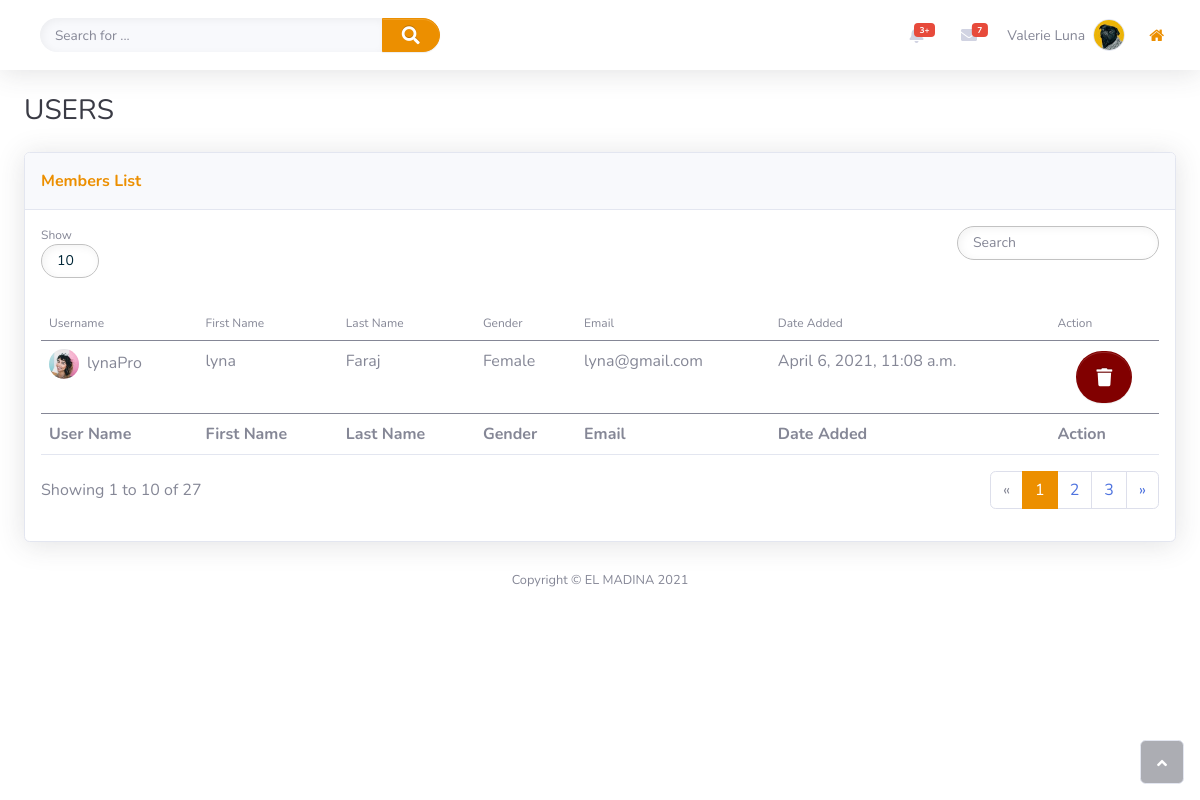
Before: /membersList/ with the older database file.
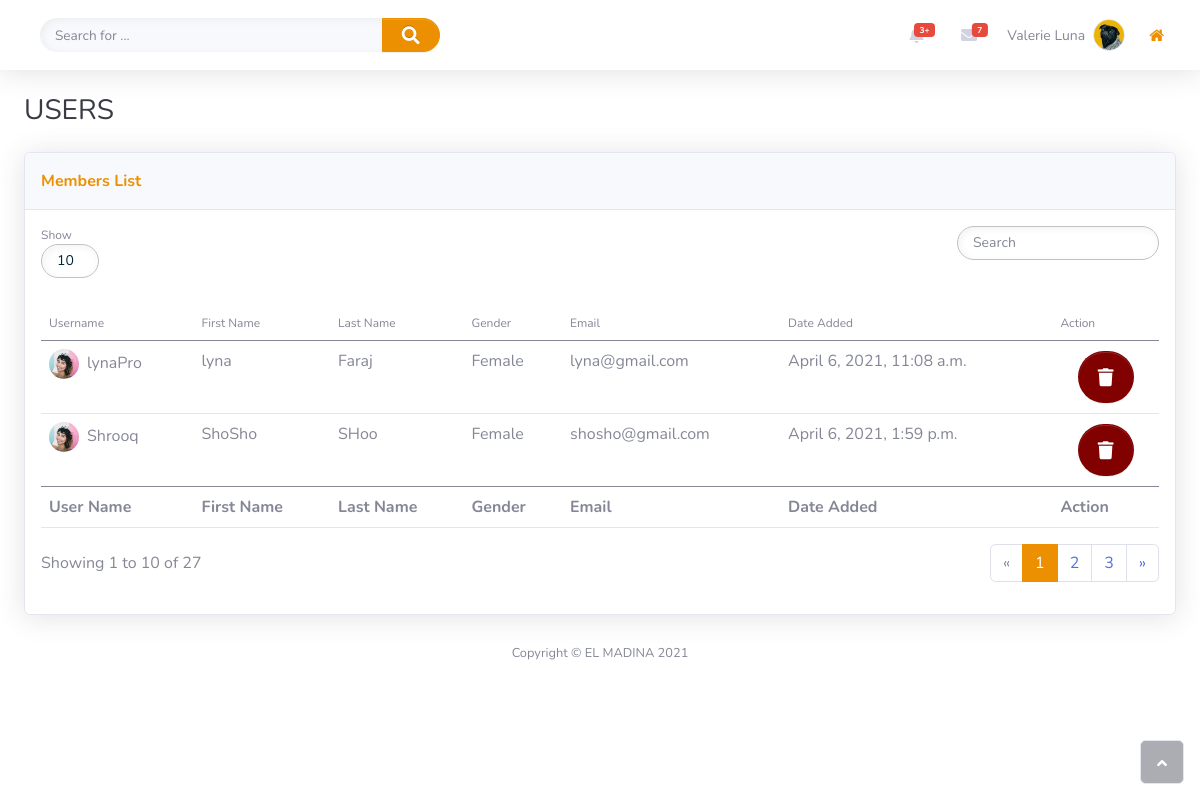
After: the same page with the newer database file.
### management_side/models.py (models this page shows, shortened)
class Member(models.Model):
    GENDER=(('Female','Female'),('Male','Male'))
    username= models.CharField(max_length=50,null=True)
    first_name= models.CharField(max_length=50,null=True)
    last_name= models.CharField(max_length=50,null=True)
    gender= models.CharField(max_length=50,null=True,choices=GENDER)
    email= models.CharField( max_length=50,null=True)
    city= models.CharField( max_length=50,null=True)
    country= models.CharField( max_length=50,null=True)
    address= models.CharField( max_length=50,null=True)
    date_created= models.DateTimeField(auto_now=False, auto_now_add=True)

### management_side/views.py (the view)
# urls.py: path('membersList/',views.membersList,name="membersList"),
def membersList(request):
    member=Member.objects.all()
    return render(request,'admin/membersList.html',{'member':member})

### management_side/templates/admin/membersList.html (shortened to what this page needs)
{%extends 'admin/main.html'%}
{% load static %}
{% block content%}
    <div class="d-flex flex-column" id="content-wrapper">
        <div id="content">
            {%include 'admin/navbar.html'%}
            <div class="container-fluid">
                <h3 class="text-dark mb-4">USERS</h3>
                <div class="card shadow">
                    <div class="card-header py-3">
                        <p class="text-primary m-0 fw-bold" style="color: #ec8f00 !important;">Members List</p>
                    </div>
                    <div class="card-body">
                        <div class="row">
                            <div class="col-md-6 text-nowrap">
                                <div id="dataTable_length" class="dataTables_length" aria-controls="dataTable"><label class="form-label">Show&nbsp;<select class="form-control form-control-sm custom-select custom-select-sm">
                                            <option value="10" selected="">10</option>
                                        </select>&nbsp;</label></div>
                            </div>
                            <div class="col-md-6">
                                <div class="text-md-end dataTables_filter" id="dataTable_filter"><label class="form-label"><input type="search" class="form-control form-control-sm" aria-controls="dataTable" placeholder="Search"></label></div>
                            </div>
                        </div>
                        <div class="table-responsive table mt-2" id="dataTable" role="grid" aria-describedby="dataTable_info">
                            <table class="table my-0" id="dataTable">
                                <thead>
                                    <tr>
                                        <th>Username</th>
                                        <th>First Name</th>
                                        <th>Last Name</th>
                                        <th>Gender</th>
                                        <th>Email</th>
                                        <th>Date Added</th>
                                        <th>Action</th>
                                    </tr>
                                </thead>
                                <tbody>
                                    {%for item in member%}
                                    <tr>
                                        <td><a href="{% url 'profileMember' item.id%}"><img class="rounded-circle me-2" width="30" height="30"  src="{%static 'img/avatars/avatar1.jpeg'%}"></a>{{item.username}}</td>
                                        <td>{{item.first_name}}</td>
                                        <td>{{item.last_name}}</td>
                                        <td>{{item.gender}}</td>
                                        <td>{{item.email}}</td>
                                        <td>{{item.date_created}}</td>
                                        <td class="text-center"><a class="btn btn-danger" role="button" style="margin: 2px;background: #810000;"><i class="fas fa-trash"></i></a></td>
                                    </tr>
                                    {% endfor%}
                                </tbody>
                                <tfoot>
                                    <tr>
                                        <td><strong>User Name</strong></td>
                                        <td><strong>First Name</strong></td>
                                        <td><strong>Last Name</strong></td>
                                        <td><strong>Gender</strong></td>
                                        <td><strong>Email</strong></td>
                                        <td><strong>Date Added</strong></td>
                                        <td><strong>Action</strong></td>
                                    </tr>
                                </tfoot>
                            </table>
                        </div>
                        <div class="row">
                            <div class="col-md-6 align-self-center">
                                <p id="dataTable_info" class="dataTables_info" role="status" aria-live="polite">Showing 1 to 10 of 27</p>
                            </div>
                            <div class="col-md-6">
                                <nav class="d-lg-flex justify-content-lg-end dataTables_paginate paging_simple_numbers">
                                    <ul class="pagination">
                                        <li class="page-item disabled"><a class="page-link" href="#" aria-label="Previous"><span aria-hidden="true">«</span></a></li>
                                        <li class="page-item active"><a class="page-link" href="#">1</a></li>
                                        <li class="page-item" style="color: var(--red);"><a class="page-link" href="#">2</a></li>
                                        <li class="page-item"><a class="page-link" href="#">3</a></li>
                                        <li class="page-item" style="border-color: #ec8f00 !important;"><a class="page-link" href="#" aria-label="Next"><span aria-hidden="true">»</span></a></li>
                                    </ul>
                                </nav>
                            </div>
                        </div>
                    </div>
                </div>
            </div>
        </div>
        {%include 'admin/footer.html'%}
    </div>
    <a class="border rounded d-inline scroll-to-top" href="#page-top"><i class="fas fa-angle-up"></i></a>
{% endblock%}

### elMadina/management_side/templates/admin/main.html (shortened to what this page needs)
{% load static %}
<!DOCTYPE html>
<html lang="ar">
<head>
    <link rel="stylesheet" href="{% static 'bootstrap/css/bootstrap.min.css' %}">
    <link rel="stylesheet" href="https://use.fontawesome.com/releases/v5.12.0/css/all.css">
    <link rel="stylesheet" href="https://cdnjs.cloudflare.com/ajax/libs/font-awesome/4.7.0/css/font-awesome.min.css">
    <link rel="stylesheet" href="{% static 'fonts/fontawesome5-overrides.min.css' %}">
    <link rel="stylesheet" href="{% static 'css/styles.min.css' %}">
    <link rel="stylesheet" href="https://cdn.datatables.net/buttons/1.6.5/css/buttons.dataTables.min.css">
    <link rel="stylesheet" href="https://cdnjs.cloudflare.com/ajax/libs/datatables/1.10.21/css/dataTables.bootstrap4.min.css">
    <link rel="stylesheet" href="https://cdnjs.cloudflare.com/ajax/libs/jquery.tablesorter/2.31.2/css/theme.bootstrap_4.min.css">
    <link rel="stylesheet" href="https://cdnjs.cloudflare.com/ajax/libs/jqueryui/1.12.1/jquery-ui.min.css">
    </head>
        {% block content%}
        {% endblock%}
    </body>
</html>

### management_side/templates/admin/navbar.html (shortened to what this page needs)
{% load static %}
<nav class="navbar navbar-light navbar-expand bg-white shadow mb-4 topbar static-top">
    <div class="container-fluid"><button class="btn btn-link d-md-none rounded-circle me-3" id="sidebarToggleTop" type="button"></button>
        <form class="d-none d-sm-inline-block me-auto ms-md-3 my-2 my-md-0 mw-100 navbar-search">
            <div class="input-group"><input class="bg-light form-control border-0 small" type="text" placeholder="Search for ..."><button class="btn btn-primary py-0" type="button" style="background: #ec8f00;border-color: #ec8f00;"><i class="fas fa-search" style="border-color: #ec8f00;border-bottom-color: rgb(236, 143, 0);"></i></button></div>
        </form><a href="#"></a>
        <ul class="navbar-nav flex-nowrap ms-auto">
            <li class="nav-item dropdown no-arrow mx-1">
                <div class="nav-item dropdown no-arrow"><a class="dropdown-toggle nav-link" aria-expanded="false" data-bs-toggle="dropdown" href="#"><span class="badge bg-danger badge-counter">3+</span></a>
                </div>
            </li>
            <li class="nav-item dropdown no-arrow mx-1">
                <div class="nav-item dropdown no-arrow"><a class="dropdown-toggle nav-link" aria-expanded="false" data-bs-toggle="dropdown" href="#"><span class="badge bg-danger badge-counter">7</span><i class="fas fa-envelope fa-fw"></i></a>
                </div>
            </li>
            <li class="nav-item dropdown no-arrow">
                <div class="nav-item dropdown no-arrow"><a class="dropdown-toggle nav-link" aria-expanded="false" data-bs-toggle="dropdown" href="#"><span class="d-none d-lg-inline me-2 text-gray-600 small">Valerie Luna</span><img class="border rounded-circle img-profile" src="{%static 'img/avatars/avatar5.jpeg'%}"></a>
                </div>
            </li>
            <li class="nav-item dropdown no-arrow"><a class="nav-link" href="#"><i class="fa fa-home" style="color: #ec8f00;width: 20;font-size: 44;"></i></a></li>
        </ul>
    </div>
</nav>

### management_side/templates/admin/footer.html
{% load static %}
<footer class="bg-white sticky-footer">
    <div class="container my-auto">
        <div class="text-center my-auto copyright"><span>Copyright © EL MADINA 2021</span></div>
    </div>
</footer>

Changed rows visible on the page:
added Member: username "Shrooq", first_name "ShoSho", last_name "SHoo", gender "Female", email "shosho@gmail.com", date_created "April 6, 2021, 1:59 p.m."
